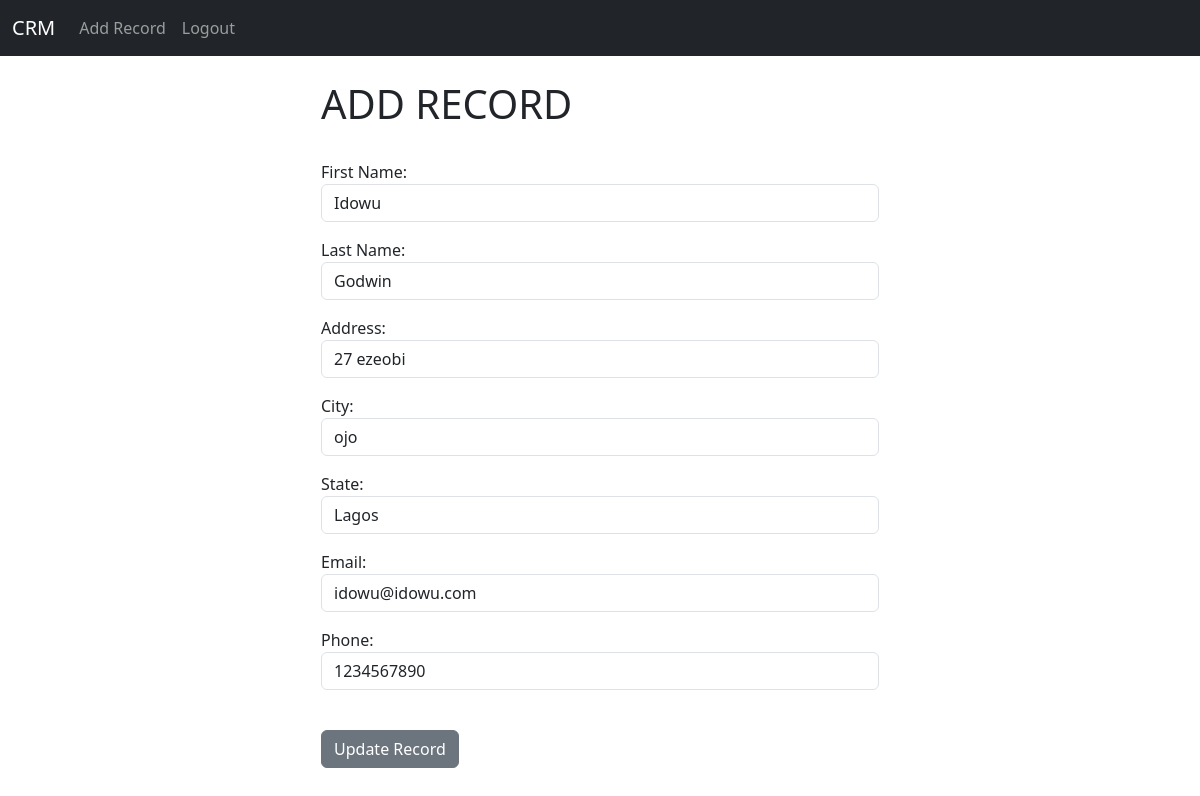
Screenshot of /update_record/2 (signed in) with the database file from the repository.
### website/models.py (models this page shows, shortened)
class Record(models.Model):
    created_at = models.DateTimeField(auto_now_add=True)
    first_name = models.CharField(max_length=50)
    last_name = models.CharField(max_length=50)
    address = models.CharField(max_length=100)
    city = models.CharField(max_length=100)
    state = models.CharField(max_length=50)
    email = models.CharField(max_length=100)
    phone = models.CharField(max_length=11)

### website/views.py (the view)
# urls.py: path('update_record/<int:pk>', views.update_record, name='update_record'),
def update_record(request, pk):
	if request.user.is_authenticated:
		current_record = Record.objects.get(id=pk)
		form = AddRecordForm(request.POST or None, instance=current_record)
		if form.is_valid():
			form.save()
			messages.success(request, "Record Has Been Updated!")
			return redirect('home')
		return render(request, 'update_record.html', {'form':form})
	else:
		messages.success(request, "You Must Be Logged In...")
		return redirect('home')

### website/forms.py
class AddRecordForm(forms.ModelForm):
	first_name = forms.CharField(required=True, widget=forms.widgets.TextInput(attrs={"placeholder":"First Name", "class":"form-control"}), label="First Name")
	last_name = forms.CharField(required=True, widget=forms.widgets.TextInput(attrs={"placeholder":"Last Name", "class":"form-control"}), label="Last Name")
	email = forms.CharField(required=True, widget=forms.widgets.TextInput(attrs={"placeholder":"Email", "class":"form-control"}), label="Email")
	phone = forms.CharField(required=True, widget=forms.widgets.TextInput(attrs={"placeholder":"Phone", "class":"form-control"}), label="Phone")
	address = forms.CharField(required=True, widget=forms.widgets.TextInput(attrs={"placeholder":"Address", "class":"form-control"}), label="Address")
	city = forms.CharField(required=True, widget=forms.widgets.TextInput(attrs={"placeholder":"City", "class":"form-control"}), label="City")
	state = forms.CharField(required=True, widget=forms.widgets.TextInput(attrs={"placeholder":"State", "class":"form-control"}), label="State")
	class Meta:
		model = Record
		exclude = ("user",)

### website/templates/update_record.html (shortened to what this page needs)
{% extends 'base.html' %}
{% block content %}
<br>
<div class="col-md-6 offset-md-3">
    <h1>ADD RECORD</h1><br>
    <form method="POST" action="">
        {{ form.as_p }}
    <br/>
        <button type="submit" class="btn btn-secondary">Update Record</button>
	</form>
</div>
{% endblock %}

### rows the page displays
Record: first_name "Idowu", last_name "Godwin", address "27 ezeobi", city "ojo", state "Lagos", email "idowu@idowu.com", phone "1234567890"
